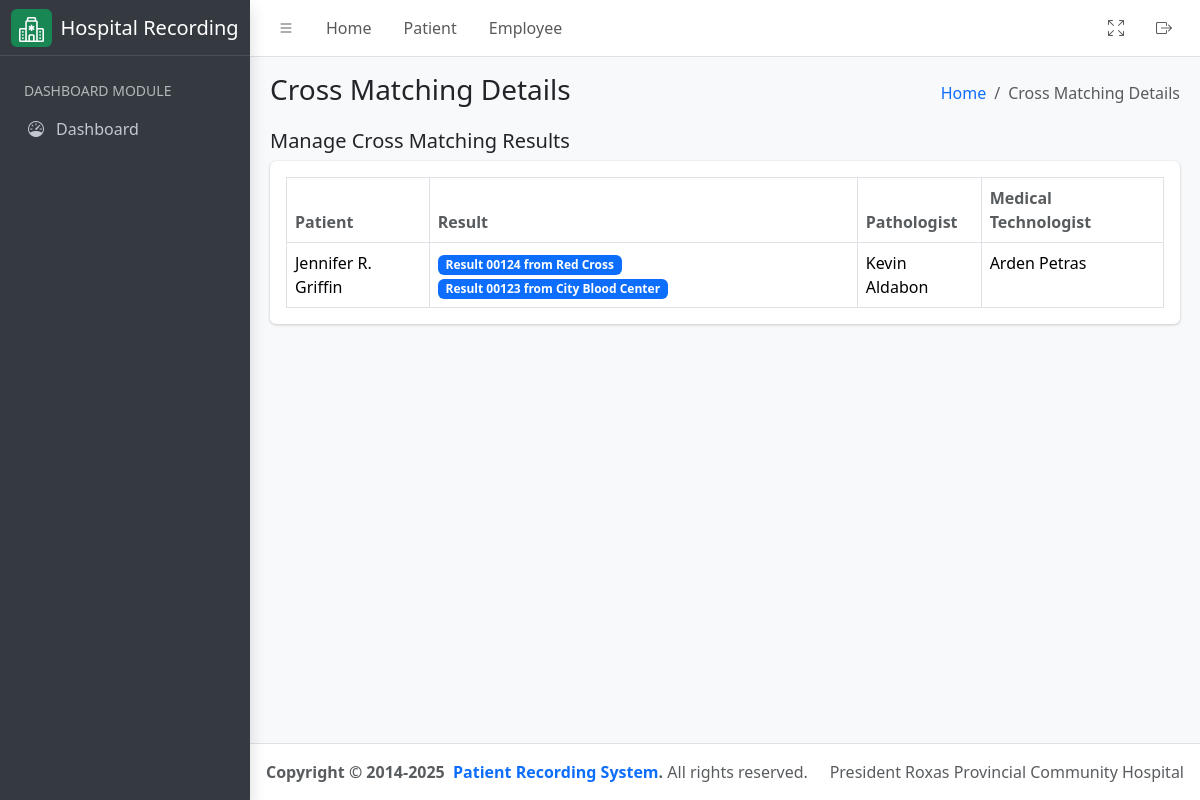
The app's page /laboratory/cross-matching/result with its own data.
### hospital_app/models.py (models this page shows, shortened)
class CrossMatching(models.Model):
    results = models.ManyToManyField(
        CrossMatchingResult,
        related_name="cross_matchings",
        help_text="Related cross-matching results.",
    )
    patient = models.ForeignKey(
        "Patient",
        related_name="cross_matchings",
        on_delete=models.CASCADE,
        help_text="Patient associated with this cross-matching.",
    )
    pathologist = models.ForeignKey(
        CustomUser,
        related_name="pathologist_cross_matchings",
        limit_choices_to={"groups__name": "Pathologist"},
        on_delete=models.CASCADE,
        help_text="Pathologist overseeing the cross-matching.",
        null=True,
        blank=True,
    )
    medical_technologist = models.ForeignKey(
        CustomUser,
        related_name="technologist_cross_matchings",
        limit_choices_to={"groups__name": "Medical Technologist"},
        on_delete=models.CASCADE,
        help_text="Medical technologist handling the cross-matching.",
        null=True,
        blank=True,
    )
    re_test = models.BooleanField(default=False, help_text="Re-test the cross-matching")
    created_at = models.DateTimeField(
        auto_now_add=True, help_text="Timestamp of record creation."
    )
    updated_at = models.DateTimeField(
        auto_now=True, help_text="Timestamp of last update."
    )
    class Meta:
        verbose_name = "Cross Matching"
        verbose_name_plural = "Cross Matchings"
        db_table = "cross_matching"
        ordering = ["-created_at"]

class Patient(models.Model):
    firstname = models.CharField(max_length=255)
    middlename = models.CharField(max_length=255, null=False, blank=True)
    lastname = models.CharField(max_length=255)
    age = models.PositiveIntegerField()
    sex = models.CharField(
        max_length=10, choices=(("Male", "Male"), ("Female", "Female"))
    )
    birthdate = models.DateField(help_text="Birth date of the patient", null=True, blank=True)
    address = models.TextField(help_text="Permanent address of the patient", null=True, blank=True)
    physician = models.ForeignKey(
        CustomUser,
        related_name="physician",
        limit_choices_to={"groups__name": "Physician"},
        on_delete=models.CASCADE,
    )
    room_number = models.PositiveIntegerField(null=True, blank=True, help_text="Leave room number as empty if out patient")
    sample_type = models.CharField(max_length=255)
    time_of_collection = models.TimeField(auto_now_add=True)
    date_of_collection = models.DateField(auto_now_add=True)
    sars_result = models.CharField(max_length=255)
    date = models.DateField(auto_now_add=True)
    serial_number = models.CharField(max_length=255, help_text="Serial number example: PT-01152025-R23")
    assigned_pathologist = models.ForeignKey(
        CustomUser,
        related_name="patient_pathologist",
        on_delete=models.CASCADE,
        null=True,
        blank=True,
        limit_choices_to={"groups__name": "Pathologist"},
    )
    assigned_technologist = models.ForeignKey(
        CustomUser,
        related_name="patient_technologist",
        on_delete=models.CASCADE,
        null=True,
        blank=True,
        limit_choices_to={"groups__name": "Medical Technologist"},
    )
    patient_type = models.CharField(
        max_length=100,
        default="In Patient",
        choices=(
            ("In Patient", "In Patient"),
            ("Out Patient", "Out Patient"),
        ),
    )
    def get_full_name(self):
        return f"{self.firstname}  { self.middlename[0] + '.' if self.middlename else ''} {self.lastname}"
    class Meta:
        ordering = ("time_of_collection",)

class CrossMatchingResult(models.Model):
    serial_no = models.CharField(
        max_length=255,
        unique=True,
        help_text="Unique serial number of the cross-matching result.",
    )
    amt_in_cc = models.FloatField(help_text="Amount in cc.")
    blood_bank = models.CharField(max_length=255, help_text="Name of the blood bank.")
    blood_type = models.CharField(max_length=255, help_text="Name of the blood type")
    date_of_collection = models.DateField(help_text="Date the blood was collected.")
    expiration_date = models.DateField(help_text="Expiration date of the blood.")
    result = models.TextField(max_length=255, help_text="Result of the cross-matching.")
    def __str__(self) -> str:
        return f"Result {self.serial_no} from {self.blood_bank}"
    class Meta:
        verbose_name = "Cross Matching Result"
        verbose_name_plural = "Cross Matching Results"
        db_table = "cross_matching_result"
        ordering = ["-date_of_collection"]

class CustomUser(AbstractUser):
    license_number = models.CharField(max_length=10, unique=True, db_index=True)
    class Meta:
        verbose_name = "User"
        verbose_name_plural = "Users"

### hospital_app/views.py (the view)
# urls.py: path('laboratory/cross-matching/result', CrossMatchingView.as_view(), name="cross_matching_list"),
class CrossMatchingView(ListView):
    template_name = "cross_matching.html"
    queryset = CrossMatching.objects.all()
    context_object_name = "results"
    def get_context_data(self, **kwargs):
        context = super().get_context_data(**kwargs)
        context["detail_header"] = "Cross Matching Details List"
        context["humberger_header"] = "Cross Matching Details"
        return context

### hospital_app/templatetags/group.py (called while the page is built)
@register.filter
def has_group(user, group_name):
    return user.groups.filter(name=group_name).exists()

### hospital_app/templates/cross_matching.html (shortened to what this page needs)
{% extends './includes/base.html' %}
{% load group %}
{% block content %}
<div class="container-fluid">
    <div class="row">
        <div class="col-md-12">
            <div class="d-flex justify-content-between align-items-center">
                <h5>Manage Cross Matching Results</h5>
            </div>
            <div class="card mb-4">
                <div class="card-body">
                    <table id="datatable" class="table table-bordered table-hover">
                        <thead>
                            <tr>
                                <th class="text-muted">Patient</th>
                                <th class="text-muted">Result</th>
                                <th class="text-muted">Pathologist</th>
                                <th class="text-muted">Medical Technologist</th>
                            </tr>
                        </thead>
                        <tbody>
                            {% for result in results %}
                            <tr>
                                <td>{{ result.patient.get_full_name }}</td>
                                <td>
                                    {% for item in result.results.all %}
                                    <span class="badge bg-primary">
                                        <a class="text-white" style="text-decoration: none;" target="_blank" href="{% url 'cross_matching_result_update' pk=item.id %}">
                                            {{ item }}
                                        </a>
                                    </span>
                                    {% endfor %}
                                </td>
                                <td>
                                    {% if request.user|has_group:"Administrator" or request.user|has_group:"Medical Technologist" %}
                                    <a style="text-decoration: none;" target="_blank" href="{% url 'employee_update' pk=result.pathologist.id %}">
                                        {{ result.pathologist.get_full_name }}
                                    </a>
                                    {% else %}
                                        {{ result.pathologist.get_full_name }}
                                    {% endif %}
                                </td>
                                <td>
                                    {% if request.user|has_group:"Administrator" or request.user|has_group:"Medical Technologist" %}
                                    <a style="text-decoration: none;" target="_blank" href="{% url 'employee_update' pk=result.medical_technologist.id %}">
                                        {{ result.medical_technologist.get_full_name }}
                                    </a>
                                    {% else %}
                                        {{ result.medical_technologist.get_full_name }}
                                    {% endif %}
                                </td>
                            </tr>
                            {% endfor %}
                        </tbody>
                    </table>
                </div>
            </div>
        </div>
    </div>
</div>
{% endblock %}

### records on screen
CrossMatching: patient.get_full_name "Jennifer R. Griffin", pathologist.get_full_name "Kevin Aldabon", medical_technologist.get_full_name "Arden Petras"
CrossMatchingResult: serial_no+blood_bank "Result 00124 from Red Cross"
CrossMatchingResult: serial_no+blood_bank "Result 00123 from City Blood Center"

### other values on screen
{{ humberger_header }} "Cross Matching Details"
